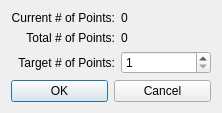
<ui version="4.0" >
 <class>qtLIDARNumberOfPointsDialog</class>
 <widget class="QDialog" name="qtLIDARNumberOfPointsDialog" >
  <property name="geometry" >
   <rect>
    <x>0</x>
    <y>0</y>
    <width>211</width>
    <height>111</height>
   </rect>
  </property>
  <property name="windowTitle" >
   <string>LIDAR Points</string>
  </property>
  <layout class="QGridLayout" >
   <item row="0" column="0" >
    <widget class="QLabel" name="label_2" >
     <property name="text" >
      <string>Current # of Points:</string>
     </property>
     <property name="alignment" >
      <set>Qt::AlignLeading|Qt::AlignLeft|Qt::AlignRight|Qt::AlignTrailing|Qt::AlignVCenter</set>
     </property>
    </widget>
   </item>
   <item row="0" column="1" >
    <widget class="QLabel" name="currentNumberOfPoints" >
     <property name="text" >
      <string>0</string>
     </property>
    </widget>
   </item>
   <item row="1" column="0" >
    <widget class="QLabel" name="label_3" >
     <property name="text" >
      <string>Total # of Points:</string>
     </property>
     <property name="alignment" >
      <set>Qt::AlignLeading|Qt::AlignLeft|Qt::AlignRight|Qt::AlignTrailing|Qt::AlignVCenter</set>
     </property>
    </widget>
   </item>
   <item row="1" column="1" >
    <widget class="QLabel" name="totalNumberOfPoints" >
     <property name="text" >
      <string>0</string>
     </property>
    </widget>
   </item>
   <item row="2" column="0" >
    <widget class="QLabel" name="label" >
     <property name="text" >
      <string>Target # of Points:</string>
     </property>
     <property name="alignment" >
      <set>Qt::AlignLeading|Qt::AlignLeft|Qt::AlignRight|Qt::AlignTrailing|Qt::AlignVCenter</set>
     </property>
    </widget>
   </item>
   <item row="2" column="1" >
    <widget class="QSpinBox" name="targetNumberOfPoints" >
     <property name="minimumSize" >
      <size>
       <width>90</width>
       <height>0</height>
      </size>
     </property>
     <property name="maximumSize" >
      <size>
       <width>110</width>
       <height>16777215</height>
      </size>
     </property>
     <property name="minimum" >
      <number>1</number>
     </property>
     <property name="maximum" >
      <number>10000000</number>
     </property>
     <property name="singleStep" >
      <number>10000</number>
     </property>
    </widget>
   </item>
   <item row="3" column="0" colspan="2" >
    <layout class="QHBoxLayout" >
     <property name="spacing" >
      <number>6</number>
     </property>
     <property name="leftMargin" >
      <number>0</number>
     </property>
     <property name="topMargin" >
      <number>0</number>
     </property>
     <property name="rightMargin" >
      <number>0</number>
     </property>
     <property name="bottomMargin" >
      <number>0</number>
     </property>
     <item>
      <widget class="QPushButton" name="okButton" >
       <property name="text" >
        <string>OK</string>
       </property>
      </widget>
     </item>
     <item>
      <widget class="QPushButton" name="cancelButton" >
       <property name="text" >
        <string>Cancel</string>
       </property>
      </widget>
     </item>
    </layout>
   </item>
  </layout>
 </widget>
 <resources/>
 <connections>
  <connection>
   <sender>okButton</sender>
   <signal>clicked()</signal>
   <receiver>qtLIDARNumberOfPointsDialog</receiver>
   <slot>accept()</slot>
   <hints>
    <hint type="sourcelabel" >
     <x>278</x>
     <y>253</y>
    </hint>
    <hint type="destinationlabel" >
     <x>96</x>
     <y>254</y>
    </hint>
   </hints>
  </connection>
  <connection>
   <sender>cancelButton</sender>
   <signal>clicked()</signal>
   <receiver>qtLIDARNumberOfPointsDialog</receiver>
   <slot>reject()</slot>
   <hints>
    <hint type="sourcelabel" >
     <x>369</x>
     <y>253</y>
    </hint>
    <hint type="destinationlabel" >
     <x>179</x>
     <y>282</y>
    </hint>
   </hints>
  </connection>
 </connections>
</ui>
